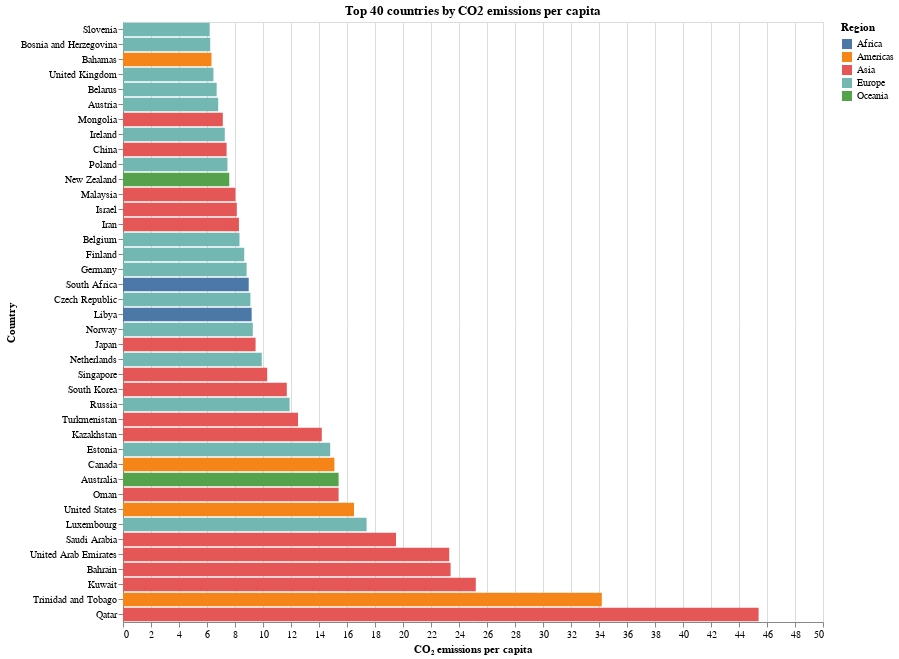

Notebook cell for this chart:
### Markdown cell above
<div class="alert alert-info" style="color:black">

### Question 5.1
rubric={accuracy:1,quality:1,viz:2}

<h4>
Python
</h4>
<ol type="1">
<li>Filter the data to include only the most recent year when <code>'co2_per_capita'</code> was measured (it is up to you how you find out which year this is).</li>
<li>Use the data frame <code>nlargest</code> method to select the top 40 countries in CO2 production per capita for that year.</li>
<li>Since we have only one value per country per year, let’s create a bar chart to visualize it. Encode the CO2 per capita as on the x-axis, the country on the y-axis, and the region as the color.</li>
<li>Sort your bar chart so that the highest CO2 per capita is the closest to the x-axis (the bottom of the chart). <a href="https://altair-viz.github.io/gallery/bar_chart_sorted.html">Here is an example of how to sort in Altair</a>.</li>
</ol>
</div>

### Code cell
# YOUR PYTHON ANSWER GOES HERE
import pandas as pd
import altair as alt

latest_year = (gapminder.dropna(subset=["co2_per_capita"])["year"].max())

df_latest = gapminder[
    (gapminder["year"] == latest_year) &
    (~gapminder["co2_per_capita"].isna())
]

top40 = df_latest.nlargest(40, "co2_per_capita")

chart_51 = (alt.Chart(top40).mark_bar().encode(
        x=alt.X("co2_per_capita:Q", title="CO₂ emissions per capita"
        ),
        y=alt.Y("country:N", sort=alt.SortField(field="co2_per_capita", order="ascending"),title="Country"
        ),
        color=alt.Color("region:N", title="Region"
        ),
        tooltip=[alt.Tooltip("country:N", title="Country"), alt.Tooltip("region:N", title="Region"), alt.Tooltip("co2_per_capita:Q", title="CO₂ per capita", format=".2f"),
        ],
    )
    .properties(width=700, height=600, title=f"Top 40 countries by CO2 emissions per capita"
    )
)

chart_51

### Figure 1 — Vega-Lite specification as saved in the notebook (floating-point values rounded to 4 significant figures)
{"config": {"view": {"continuousWidth": 300, "continuousHeight": 300}}, "data": {"name": "data-a661ebd5ff3c7cf5c7602034ec41b757"}, "mark": {"type": "bar"}, "encoding": {"color": {"field": "region", "title": "Region", "type": "nominal"}, "tooltip": [{"field": "country", "title": "Country", "type": "nominal"}, {"field": "region", "title": "Region", "type": "nominal"}, {"field": "co2_per_capita", "format": ".2f", "title": "CO₂ per capita", "type": "quantitative"}], "x": {"field": "co2_per_capita", "title": "CO₂ emissions per capita", "type": "quantitative"}, "y": {"field": "country", "sort": {"field": "co2_per_capita", "order": "ascending"}, "title": "Country", "type": "nominal"}}, "height": 600, "title": "Top 40 countries by CO2 emissions per capita", "width": 700, "$schema": "https://vega.github.io/schema/vega-lite/v6.1.0.json", "datasets": {"data-a661ebd5ff3c7cf5c7602034ec41b757": [{"country": "Qatar", "year": "2014-01-01T00:00:00", "population": 2370000, "region": "Asia", "sub_region": "Western Asia", "income_group": "High", "life_expectancy": 80.5, "income": 121000, "children_per_woman": 1.95, "child_mortality": 8.6, "pop_density": 205.0, "co2_per_capita": 45.4, "years_in_school_men": 8.7, "years_in_school_women": 10.7, "edu_ratio_women_men": 1.23}, {"country": "Trinidad and Tobago", "year": "2014-01-01T00:00:00", "population": 1350000, "region": "Americas", "sub_region": "Latin America and the Caribbean", "income_group": "High", "life_expectancy": 73.0, "income": 31600, "children_per_woman": 1.78, "child_mortality": 19.8, "pop_density": 264.0, "co2_per_capita": 34.2, "years_in_school_men": 12.3, "years_in_school_women": 13.1, "edu_ratio_women_men": 1.065}, {"country": "Kuwait", "year": "2014-01-01T00:00:00", "population": 3780000, "region": "Asia", "sub_region": "Western Asia", "income_group": "High", "life_expectancy": 79.9, "income": 70800, "children_per_woman": 2.01, "child_mortality": 9.1, "pop_density": 212.0, "co2_per_capita": 25.2, "years_in_school_men": 11.9, "years_in_school_women": 12.3, "edu_ratio_women_men": 1.034}, {"country": "Bahrain", "year": "2014-01-01T00:00:00", "population": 1340000, "region": "Asia", "sub_region": "Western Asia", "income_group": "High", "life_expectancy": 76.7, "income": 44400, "children_per_woman": 2.07, "child_mortality": 7.8, "pop_density": 1760.0, "co2_per_capita": 23.4, "years_in_school_men": 9.66, "years_in_school_women": 10.4, "edu_ratio_women_men": 1.077}, {"country": "United Arab Emirates", "year": "2014-01-01T00:00:00", "population": 9070000, "region": "Asia", "sub_region": "Western Asia", "income_group": "High", "life_expectancy": 76.4, "income": 64100, "children_per_woman": 1.78, "child_mortality": 7.9, "pop_density": 109.0, "co2_per_capita": 23.3, "years_in_school_men": 12.3, "years_in_school_women": 13.0, "edu_ratio_women_men": 1.057}, {"country": "Saudi Arabia", "year": "2014-01-01T00:00:00", "population": 30800000, "region": "Asia", "sub_region": "Western Asia", "income_group": "High", "life_expectancy": 76.6, "income": 50000, "children_per_woman": 2.64, "child_mortality": 13.8, "pop_density": 14.3, "co2_per_capita": 19.5, "years_in_school_men": 12.3, "years_in_school_women": 9.44, "edu_ratio_women_men": 0.7675}, {"country": "Luxembourg", "year": "2014-01-01T00:00:00", "population": 556000, "region": "Europe", "sub_region": "Western Europe", "income_group": "High", "life_expectancy": 81.9, "income": 93800, "children_per_woman": 1.56, "child_mortality": 2.5, "pop_density": 215.0, "co2_per_capita": 17.4, "years_in_school_men": 13.6, "years_in_school_women": 13.9, "edu_ratio_women_men": 1.022}, {"country": "United States", "year": "2014-01-01T00:00:00", "population": 318000000, "region": "Americas", "sub_region": "Northern America", "income_group": "High", "life_expectancy": 78.9, "income": 51800, "children_per_woman": 1.95, "child_mortality": 6.8, "pop_density": 34.7, "co2_per_capita": 16.5, "years_in_school_men": 14.5, "years_in_school_women": 14.9, "edu_ratio_women_men": 1.028}, {"country": "Australia", "year": "2014-01-01T00:00:00", "population": 23500000, "region": "Oceania", "sub_region": "Australia and New Zealand", "income_group": "High", "life_expectancy": 82.6, "income": 43400, "children_per_woman": 1.87, "child_mortality": 4.0, "pop_density": 3.06, "co2_per_capita": 15.4, "years_in_school_men": 14.0, "years_in_school_women": 14.4, "edu_ratio_women_men": 1.029}, {"country": "Oman", "year": "2014-01-01T00:00:00", "population": 3960000, "region": "Asia", "sub_region": "Western Asia", "income_group": "High", "life_expectancy": 77.2, "income": 40300, "children_per_woman": 2.8, "child_mortality": 11.0, "pop_density": 12.8, "co2_per_capita": 15.4, "years_in_school_men": 9.53, "years_in_school_women": 8.03, "edu_ratio_women_men": 0.8426}, {"country": "Canada", "year": "2014-01-01T00:00:00", "population": 35600000, "region": "Americas", "sub_region": "Northern America", "income_group": "High", "life_expectancy": 81.8, "income": 42900, "children_per_woman": 1.6, "child_mortality": 5.2, "pop_density": 3.92, "co2_per_capita": 15.1, "years_in_school_men": 15.3, "years_in_school_women": 15.5, "edu_ratio_women_men": 1.013}, {"country": "Estonia", "year": "2014-01-01T00:00:00", "population": 1320000, "region": "Europe", "sub_region": "Northern Europe", "income_group": "High", "life_expectancy": 77.1, "income": 27000, "children_per_woman": 1.61, "child_mortality": 3.3, "pop_density": 31.1, "co2_per_capita": 14.8, "years_in_school_men": 13.3, "years_in_school_women": 14.3, "edu_ratio_women_men": 1.075}, {"country": "Kazakhstan", "year": "2014-01-01T00:00:00", "population": 17500000, "region": "Asia", "sub_region": "Central Asia", "income_group": "Upper middle", "life_expectancy": 71.2, "income": 23600, "children_per_woman": 2.68, "child_mortality": 14.0, "pop_density": 6.48, "co2_per_capita": 14.2, "years_in_school_men": 13.3, "years_in_school_women": 13.8, "edu_ratio_women_men": 1.038}, {"country": "Turkmenistan", "year": "2014-01-01T00:00:00", "population": 5470000, "region": "Asia", "sub_region": "Central Asia", "income_group": "Upper middle", "life_expectancy": 69.6, "income": 14300, "children_per_woman": 2.96, "child_mortality": 54.5, "pop_density": 11.6, "co2_per_capita": 12.5, "years_in_school_men": 13.7, "years_in_school_women": 13.9, "edu_ratio_women_men": 1.015}, {"country": "Russia", "year": "2014-01-01T00:00:00", "population": 144000000, "region": "Europe", "sub_region": "Eastern Europe", "income_group": "Upper middle", "life_expectancy": 70.8, "income": 24900, "children_per_woman": 1.7, "child_mortality": 8.3, "pop_density": 8.78, "co2_per_capita": 11.9, "years_in_school_men": 13.8, "years_in_school_women": 14.5, "edu_ratio_women_men": 1.051}, {"country": "South Korea", "year": "2014-01-01T00:00:00", "population": 50400000, "region": "Asia", "sub_region": "Eastern Asia", "income_group": "High", "life_expectancy": 80.9, "income": 33400, "children_per_woman": 1.26, "child_mortality": 3.6, "pop_density": 518.0, "co2_per_capita": 11.7, "years_in_school_men": 14.7, "years_in_school_women": 14.5, "edu_ratio_women_men": 0.9864}, {"country": "Singapore", "year": "2014-01-01T00:00:00", "population": 5450000, "region": "Asia", "sub_region": "South-eastern Asia", "income_group": "High", "life_expectancy": 83.4, "income": 80300, "children_per_woman": 1.25, "child_mortality": 2.7, "pop_density": 7780.0, "co2_per_capita": 10.3, "years_in_school_men": 13.8, "years_in_school_women": 13.7, "edu_ratio_women_men": 0.9928}, {"country": "Netherlands", "year": "2014-01-01T00:00:00", "population": 16900000, "region": "Europe", "sub_region": "Western Europe", "income_group": "High", "life_expectancy": 81.5, "income": 45700, "children_per_woman": 1.76, "child_mortality": 4.0, "pop_density": 501.0, "co2_per_capita": 9.91, "years_in_school_men": 14.4, "years_in_school_women": 14.6, "edu_ratio_women_men": 1.014}, {"country": "Japan", "year": "2014-01-01T00:00:00", "population": 128000000, "region": "Asia", "sub_region": "Eastern Asia", "income_group": "High", "life_expectancy": 83.6, "income": 37300, "children_per_woman": 1.43, "child_mortality": 2.8, "pop_density": 352.0, "co2_per_capita": 9.47, "years_in_school_men": 15.0, "years_in_school_women": 15.4, "edu_ratio_women_men": 1.027}, {"country": "Norway", "year": "2014-01-01T00:00:00", "population": 5140000, "region": "Europe", "sub_region": "Northern Europe", "income_group": "High", "life_expectancy": 82.0, "income": 63300, "children_per_woman": 1.87, "child_mortality": 2.8, "pop_density": 14.1, "co2_per_capita": 9.27, "years_in_school_men": 14.8, "years_in_school_women": 15.3, "edu_ratio_women_men": 1.034}, {"country": "Libya", "year": "2014-01-01T00:00:00", "population": 6200000, "region": "Africa", "sub_region": "Northern Africa", "income_group": "Upper middle", "life_expectancy": 74.4, "income": 15100, "children_per_woman": 2.35, "child_mortality": 13.9, "pop_density": 3.53, "co2_per_capita": 9.19, "years_in_school_men": 8.57, "years_in_school_women": 6.13, "edu_ratio_women_men": 0.7153}, {"country": "Czech Republic", "year": "2014-01-01T00:00:00", "population": 10600000, "region": "Europe", "sub_region": "Eastern Europe", "income_group": "High", "life_expectancy": 78.6, "income": 29100, "children_per_woman": 1.51, "child_mortality": 3.1, "pop_density": 137.0, "co2_per_capita": 9.1, "years_in_school_men": 14.0, "years_in_school_women": 14.3, "edu_ratio_women_men": 1.021}, {"country": "South Africa", "year": "2014-01-01T00:00:00", "population": 54500000, "region": "Africa", "sub_region": "Sub-Saharan Africa", "income_group": "Upper middle", "life_expectancy": 60.6, "income": 12500, "children_per_woman": 2.51, "child_mortality": 44.5, "pop_density": 45.0, "co2_per_capita": 8.98, "years_in_school_men": 10.9, "years_in_school_women": 11.3, "edu_ratio_women_men": 1.037}, {"country": "Germany", "year": "2014-01-01T00:00:00", "population": 81500000, "region": "Europe", "sub_region": "Western Europe", "income_group": "High", "life_expectancy": 80.8, "income": 43400, "children_per_woman": 1.44, "child_mortality": 3.9, "pop_density": 234.0, "co2_per_capita": 8.83, "years_in_school_men": 13.9, "years_in_school_women": 14.1, "edu_ratio_women_men": 1.014}, {"country": "Finland", "year": "2014-01-01T00:00:00", "population": 5460000, "region": "Europe", "sub_region": "Northern Europe", "income_group": "High", "life_expectancy": 81.2, "income": 39000, "children_per_woman": 1.83, "child_mortality": 2.5, "pop_density": 18.0, "co2_per_capita": 8.66, "years_in_school_men": 14.1, "years_in_school_women": 14.9, "edu_ratio_women_men": 1.057}, {"country": "Belgium", "year": "2014-01-01T00:00:00", "population": 11200000, "region": "Europe", "sub_region": "Western Europe", "income_group": "High", "life_expectancy": 80.9, "income": 41400, "children_per_woman": 1.79, "child_mortality": 4.1, "pop_density": 371.0, "co2_per_capita": 8.32, "years_in_school_men": 13.8, "years_in_school_women": 14.4, "edu_ratio_women_men": 1.043}, {"country": "Iran", "year": "2014-01-01T00:00:00", "population": 78400000, "region": "Asia", "sub_region": "Southern Asia", "income_group": "Upper middle", "life_expectancy": 75.3, "income": 16500, "children_per_woman": 1.71, "child_mortality": 16.3, "pop_density": 48.1, "co2_per_capita": 8.28, "years_in_school_men": 11.1, "years_in_school_women": 9.71, "edu_ratio_women_men": 0.8748}, {"country": "Israel", "year": "2014-01-01T00:00:00", "population": 7940000, "region": "Asia", "sub_region": "Western Asia", "income_group": "High", "life_expectancy": 81.4, "income": 31800, "children_per_woman": 3.02, "child_mortality": 3.9, "pop_density": 367.0, "co2_per_capita": 8.13, "years_in_school_men": 15.0, "years_in_school_women": 15.6, "edu_ratio_women_men": 1.04}, {"country": "Malaysia", "year": "2014-01-01T00:00:00", "population": 30200000, "region": "Asia", "sub_region": "South-eastern Asia", "income_group": "Upper middle", "life_expectancy": 75.1, "income": 24200, "children_per_woman": 2.07, "child_mortality": 8.1, "pop_density": 92.0, "co2_per_capita": 8.03, "years_in_school_men": 11.6, "years_in_school_women": 11.8, "edu_ratio_women_men": 1.017}, {"country": "New Zealand", "year": "2014-01-01T00:00:00", "population": 4570000, "region": "Oceania", "sub_region": "Australia and New Zealand", "income_group": "High", "life_expectancy": 81.5, "income": 34500, "children_per_woman": 2.03, "child_mortality": 5.7, "pop_density": 17.3, "co2_per_capita": 7.59, "years_in_school_men": 14.3, "years_in_school_women": 14.9, "edu_ratio_women_men": 1.042}, {"country": "Poland", "year": "2014-01-01T00:00:00", "population": 38300000, "region": "Europe", "sub_region": "Eastern Europe", "income_group": "High", "life_expectancy": 77.5, "income": 24300, "children_per_woman": 1.32, "child_mortality": 5.0, "pop_density": 125.0, "co2_per_capita": 7.46, "years_in_school_men": 13.9, "years_in_school_women": 14.7, "edu_ratio_women_men": 1.058}, {"country": "China", "year": "2014-01-01T00:00:00", "population": 1390000000, "region": "Asia", "sub_region": "Eastern Asia", "income_group": "Upper middle", "life_expectancy": 75.9, "income": 12800, "children_per_woman": 1.61, "child_mortality": 11.5, "pop_density": 148.0, "co2_per_capita": 7.4, "years_in_school_men": 10.9, "years_in_school_women": 9.65, "edu_ratio_women_men": 0.8853}, {"country": "Ireland", "year": "2014-01-01T00:00:00", "population": 4690000, "region": "Europe", "sub_region": "Northern Europe", "income_group": "High", "life_expectancy": 81.1, "income": 48900, "children_per_woman": 1.99, "child_mortality": 3.8, "pop_density": 68.0, "co2_per_capita": 7.27, "years_in_school_men": 13.7, "years_in_school_women": 14.4, "edu_ratio_women_men": 1.051}, {"country": "Mongolia", "year": "2014-01-01T00:00:00", "population": 2920000, "region": "Asia", "sub_region": "Eastern Asia", "income_group": "Lower middle", "life_expectancy": 68.0, "income": 11300, "children_per_woman": 2.81, "child_mortality": 19.8, "pop_density": 1.88, "co2_per_capita": 7.13, "years_in_school_men": 10.7, "years_in_school_women": 11.9, "edu_ratio_women_men": 1.112}, {"country": "Austria", "year": "2014-01-01T00:00:00", "population": 8630000, "region": "Europe", "sub_region": "Western Europe", "income_group": "High", "life_expectancy": 81.3, "income": 44100, "children_per_woman": 1.48, "child_mortality": 3.7, "pop_density": 105.0, "co2_per_capita": 6.8, "years_in_school_men": 13.0, "years_in_school_women": 13.2, "edu_ratio_women_men": 1.015}, {"country": "Belarus", "year": "2014-01-01T00:00:00", "population": 9480000, "region": "Europe", "sub_region": "Eastern Europe", "income_group": "Upper middle", "life_expectancy": 73.0, "income": 17900, "children_per_woman": 1.67, "child_mortality": 4.2, "pop_density": 46.7, "co2_per_capita": 6.69, "years_in_school_men": 14.0, "years_in_school_women": 14.7, "edu_ratio_women_men": 1.05}, {"country": "United Kingdom", "year": "2014-01-01T00:00:00", "population": 65000000, "region": "Europe", "sub_region": "Northern Europe", "income_group": "High", "life_expectancy": 80.8, "income": 38000, "children_per_woman": 1.88, "child_mortality": 4.5, "pop_density": 269.0, "co2_per_capita": 6.46, "years_in_school_men": 14.4, "years_in_school_women": 14.8, "edu_ratio_women_men": 1.028}, {"country": "Bahamas", "year": "2014-01-01T00:00:00", "population": 382000, "region": "Americas", "sub_region": "Latin America and the Caribbean", "income_group": "High", "life_expectancy": 73.8, "income": 22300, "children_per_woman": 1.79, "child_mortality": 11.5, "pop_density": 38.2, "co2_per_capita": 6.32, "years_in_school_men": 12.6, "years_in_school_women": 13.5, "edu_ratio_women_men": 1.071}, {"country": "Bosnia and Herzegovina", "year": "2014-01-01T00:00:00", "population": 3570000, "region": "Europe", "sub_region": "Southern Europe", "income_group": "Upper middle", "life_expectancy": 77.2, "income": 10500, "children_per_woman": 1.33, "child_mortality": 6.1, "pop_density": 69.9, "co2_per_capita": 6.23, "years_in_school_men": 11.2, "years_in_school_women": 11.1, "edu_ratio_women_men": 0.9911}, {"country": "Slovenia", "year": "2014-01-01T00:00:00", "population": 2070000, "region": "Europe", "sub_region": "Southern Europe", "income_group": "High", "life_expectancy": 80.7, "income": 28500, "children_per_woman": 1.6, "child_mortality": 2.5, "pop_density": 103.0, "co2_per_capita": 6.19, "years_in_school_men": 13.3, "years_in_school_women": 14.1, "edu_ratio_women_men": 1.06}]}}
